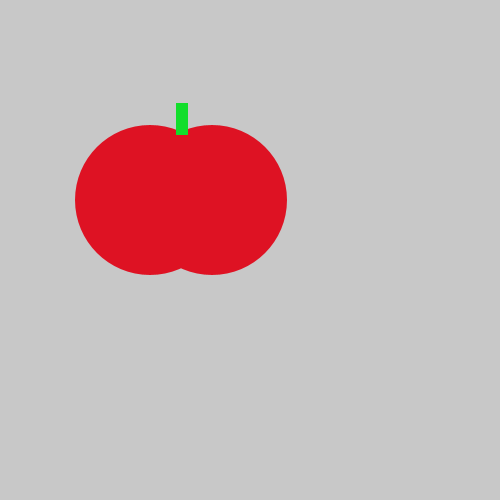
Frame 1 (no input)
Frame 60 (the mouse pressed at the canvas centre just before this capture): identical to frame 1, image omitted
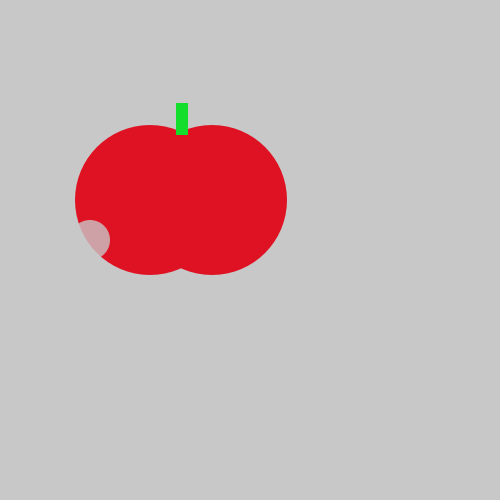
Frame 120 (the mouse held since frame 60 and released just before this capture)

The Processing sketch that drew these frames (run headless with seeded random() and noise(); from frame 60 on, the mouse is pressed at the canvas centre):

// Processing sketch: tasty_tomato
// ── tasty_tomato.pde
void setup() {
    size(500, 500);
}
void draw() {
    fill(#DE1223);
    background(200, 200, 200);
    noStroke();
    ellipse(150, 200, 150, 150);
    ellipse(212, 200, 150, 150);
    fill(#12DE2B);
    rect(176, 103, 12, 32);
    if (mousePressed) {
     fill(200,200,200,200);
    ellipse(90,240,40,40);
    
    }
}
